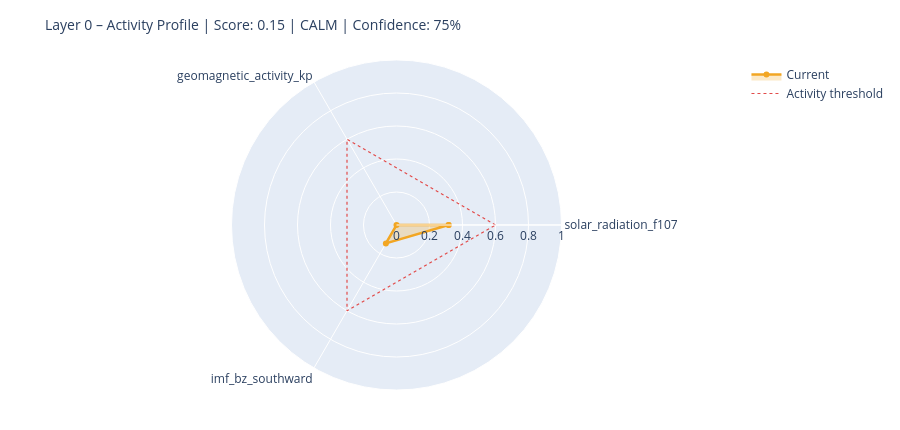

Source (notebook cell):
### Markdown cell above
---
## 6. State Assessment & Handoff to Layer 1

### Code cell
# ============================================================
# STEP 1 – Collect raw values with source modes
# Mode: 'primary' | 'fallback_3h' | 'last_valid' | 'missing'
# ============================================================

def safe_last(df, col):
    if df is None or col not in df.columns: return None
    s = df[col].dropna()
    return float(s.iloc[-1]) if not s.empty else None

f107_now = safe_last(df_f107, 'f10.7')
bz_now   = safe_last(df_mag,  'bz_gsm')
kp_now   = safe_last(df_kp,   'kp')
sw_now   = safe_last(df_sw,   'speed')

source_modes = {
    'F10.7':    'primary'  if f107_now is not None else 'missing',
    'Kp':       'primary'  if kp_now   is not None else 'missing',
    'IMF_Bz':   'primary'  if bz_now   is not None else 'missing',
    'SW_speed': 'primary'  if sw_now   is not None else 'missing',
}

# Kp Fallback – 3h endpoint
if kp_now is None:
    try:
        r = requests.get(
            'https://services.swpc.noaa.gov/json/noaa-planetary-k-index.json',
            timeout=10)
        r.raise_for_status()
        fb = pd.DataFrame(r.json())
        tc = next((c for c in fb.columns if 'time' in c.lower()), fb.columns[0])
        kc = next((c for c in fb.columns if 'kp' in c.lower() and c != tc), None)
        if kc:
            fb[kc] = fb[kc].astype(str).str.extract(r'([0-9]+(?:\.[0-9]*)?)')[0]
            fb[kc] = pd.to_numeric(fb[kc], errors='coerce')
            fb = fb[fb[kc] >= 0].dropna(subset=[kc])
            if not fb.empty:
                kp_now = float(fb[kc].iloc[-1])
                source_modes['Kp'] = 'fallback_3h'
                print(f'  Kp fallback (3h): {kp_now:.1f}')
    except Exception as e:
        print(f'  Kp fallback failed: {e}')

# Solar Wind Fallback – last valid value
if sw_now is None and df_sw is not None and 'speed' in df_sw.columns:
    s = df_sw['speed'].dropna()
    if not s.empty:
        sw_now = float(s.iloc[-1])
        source_modes['SW_speed'] = 'last_valid'
        print(f'  SW fallback (last_valid): {sw_now:.0f} km/s')

print()
print('Source modes:', source_modes)

# ============================================================
# STEP 2 – Score from available components only
# ============================================================

def norm(v, lo, hi):
    if v is None: return None
    return max(0.0, min(1.0, (v - lo) / (hi - lo)))

COMPONENTS = {
    'solar_radiation_f107':    (f107_now, norm(f107_now, 60, 250)),
    'geomagnetic_activity_kp': (kp_now,   norm(kp_now,   0,   9)),
    'imf_bz_southward':        (bz_now,   norm(-(bz_now or 0) if bz_now else None, -5, 30)
                                           if bz_now is not None else None),
    'solar_wind_speed':        (sw_now,   norm(sw_now, 300, 800)),
}

available   = {k: v[1] for k, v in COMPONENTS.items() if v[1] is not None}
unavailable = [k for k, v in COMPONENTS.items() if v[1] is None]

layer0_score = round(sum(available.values()) / len(available), 4) if available else None
confidence   = round(len(available) / len(COMPONENTS), 2)

level = ('unknown'  if layer0_score is None
         else 'calm'     if layer0_score < 0.3
         else 'moderate' if layer0_score < 0.6
         else 'active')

# ============================================================
# STEP 3 – Dominant Driver
# ============================================================

def dominant_driver(kp, f107, bz, sw):
    candidates = []
    if kp   is not None and kp   >= 4:   candidates.append(('geomagnetic',    kp / 9))
    if sw   is not None and sw   >= 500:  candidates.append(('solar_wind',     sw / 800))
    if bz   is not None and bz   <= -5:   candidates.append(('imf_southward',  abs(bz) / 30))
    if f107 is not None and f107 >= 150:  candidates.append(('solar_radiation',f107 / 250))
    return max(candidates, key=lambda x: x[1])[0] if candidates else 'none'

driver = dominant_driver(kp_now, f107_now, bz_now, sw_now)

# ============================================================
# STEP 4 – Downstream expectations
# ============================================================

def downstream_expectation(driver, score, kp, bz, f107):
    exp = {
        'magnetosphere':        'calm',
        'ionosphere':           'calm',
        'schumann_resonance':   'unchanged',
        'lithosphere_currents': 'low',
    }
    if driver == 'geomagnetic' or (kp and kp >= 5):
        exp['magnetosphere']        = 'compressed / storm'
        exp['ionosphere']           = 'elevated disturbance (TEC variability)'
        exp['schumann_resonance']   = 'elevated amplitude possible'
        exp['lithosphere_currents'] = 'elevated induction currents'
    elif driver == 'imf_southward' or (bz and bz <= -5):
        exp['magnetosphere']        = 'energy coupling active'
        exp['ionosphere']           = 'elevated electron density possible'
        exp['schumann_resonance']   = 'slight modulation possible'
    elif driver == 'solar_radiation' or (f107 and f107 >= 150):
        exp['ionosphere']           = 'elevated ionization (F-layer)'
        exp['schumann_resonance']   = 'slightly elevated background activity'
    return exp

downstream = downstream_expectation(driver, layer0_score, kp_now, bz_now, f107_now)

# ============================================================
# CONSOLE OUTPUT
# ============================================================

W = 58
print('=' * W)
print('LAYER 0 – STATE ASSESSMENT')
print('=' * W)
for name, (raw_v, score_v) in COMPONENTS.items():
    if score_v is not None:
        bar = '█' * int(score_v * 20) + '░' * (20 - int(score_v * 20))
        print(f'  {name:<35}  {bar}  {score_v:.2f}')
    else:
        print(f'  {name:<35}  {"─" * 20}  n/a')
print('-' * W)
print(f'  Score ({len(available)}/{len(COMPONENTS)} components):  {layer0_score:.3f}')
print(f'  Confidence:         {confidence:.0%}')
print(f'  Level:              {level.upper()}')
print(f'  Dominant Driver:    {driver}')

# Radar chart
cats = list(available.keys())
vals = list(available.values())
if len(cats) >= 3:
    fig = go.Figure()
    fig.add_trace(go.Scatterpolar(
        r=vals + [vals[0]], theta=cats + [cats[0]],
        fill='toself', fillcolor='rgba(242,166,35,0.25)',
        line=dict(color='#F2A623', width=2.5), name='Current'
    ))
    fig.add_trace(go.Scatterpolar(
        r=[0.6] * (len(cats) + 1), theta=cats + [cats[0]],
        line=dict(color='#E24B4A', dash='dot', width=1.2),
        mode='lines', name='Activity threshold'
    ))
    fig.update_layout(
        title=dict(text=f'Layer 0 – Activity Profile | Score: {layer0_score:.2f} | {level.upper()} | Confidence: {confidence:.0%}',
                   font=dict(size=14)),
        polar=dict(radialaxis=dict(visible=True, range=[0, 1])),
        height=430, showlegend=True,
        margin=dict(l=60, r=60, t=60, b=40)
    )
    fig.show()

### Figure 1 — Plotly figure (JSON) as saved in the notebook; plotly's stock layout.template omitted (floating-point values rounded to 4 significant figures)
{"data": [{"fill": "toself", "fillcolor": "rgba(242,166,35,0.25)", "line": {"color": "#F2A623", "width": 2.5}, "name": "Current", "r": [0.3158, 0.0, 0.1289, 0.3158], "theta": ["solar_radiation_f107", "geomagnetic_activity_kp", "imf_bz_southward", "solar_radiation_f107"], "type": "scatterpolar"}, {"line": {"color": "#E24B4A", "dash": "dot", "width": 1.2}, "mode": "lines", "name": "Activity threshold", "r": [0.6, 0.6, 0.6, 0.6], "theta": ["solar_radiation_f107", "geomagnetic_activity_kp", "imf_bz_southward", "solar_radiation_f107"], "type": "scatterpolar"}], "layout": {"height": 430, "margin": {"b": 40, "l": 60, "r": 60, "t": 60}, "polar": {"radialaxis": {"range": [0, 1], "visible": true}}, "showlegend": true, "title": {"font": {"size": 14}, "text": "Layer 0 – Activity Profile | Score: 0.15 | CALM | Confidence: 75%"}}}
